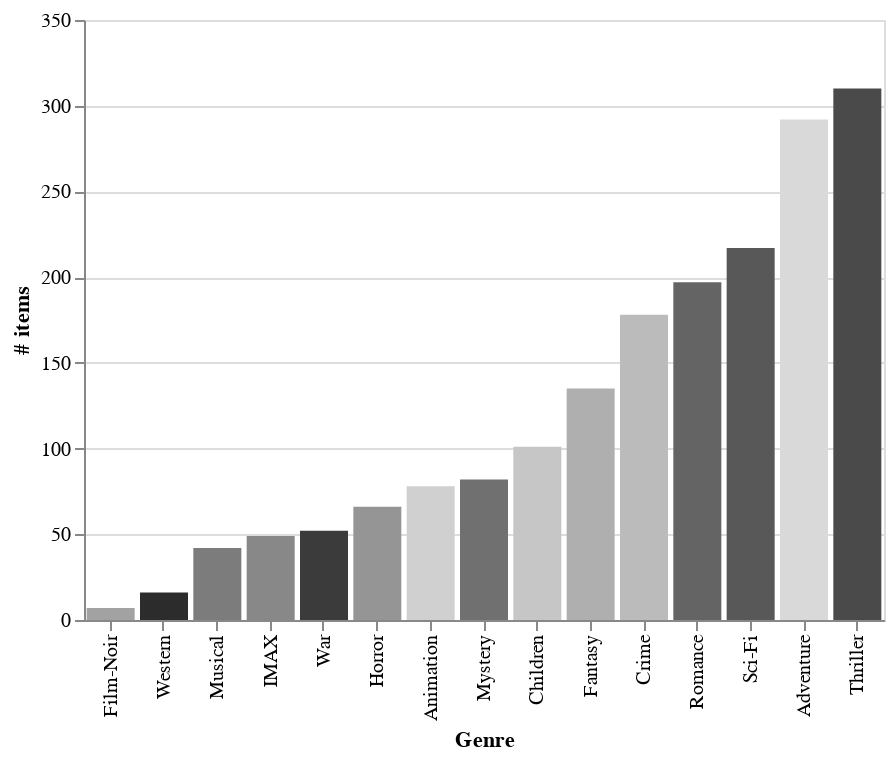

The notebook cell this image was saved under:
### Code cell
import altair as alt

alt.Chart(plot_df).mark_bar().encode(y="# items",x=alt.X('Genre',
                                                            sort = alt.EncodingSortField(
                                                            field="# items",
                                                            order="ascending")),
                                    color=alt.Color("Genre",scale=alt.Scale(scheme='greys'),legend=None))

### Figure 1 — Vega-Lite specification as saved in the notebook (floating-point values rounded to 4 significant figures)
{"$schema": "https://vega.github.io/schema/vega-lite/v3.4.0.json", "config": {"mark": {"tooltip": null}, "view": {"height": 300, "width": 400}}, "data": {"name": "data-f7f27e08b9e7e647c3fbf6673b4b444e"}, "datasets": {"data-f7f27e08b9e7e647c3fbf6673b4b444e": [{"# items": 292, "Genre": "Adventure", "Normalized k": 0.1711}, {"# items": 78, "Genre": "Animation", "Normalized k": 0.1922}, {"# items": 101, "Genre": "Children", "Normalized k": 0.1939}, {"# items": 178, "Genre": "Crime", "Normalized k": 0.1756}, {"# items": 135, "Genre": "Fantasy", "Normalized k": 0.1899}, {"# items": 7, "Genre": "Film-Noir", "Normalized k": 0.2143}, {"# items": 66, "Genre": "Horror", "Normalized k": 0.147}, {"# items": 49, "Genre": "IMAX", "Normalized k": 0.2555}, {"# items": 42, "Genre": "Musical", "Normalized k": 0.2601}, {"# items": 82, "Genre": "Mystery", "Normalized k": 0.1596}, {"# items": 197, "Genre": "Romance", "Normalized k": 0.1247}, {"# items": 217, "Genre": "Sci-Fi", "Normalized k": 0.1671}, {"# items": 310, "Genre": "Thriller", "Normalized k": 0.1296}, {"# items": 52, "Genre": "War", "Normalized k": 0.1428}, {"# items": 16, "Genre": "Western", "Normalized k": 0.1909}]}, "encoding": {"color": {"field": "Genre", "legend": null, "scale": {"scheme": "greys"}, "type": "nominal"}, "x": {"field": "Genre", "sort": {"field": "# items", "order": "ascending"}, "type": "nominal"}, "y": {"field": "# items", "type": "quantitative"}}, "mark": "bar"}
